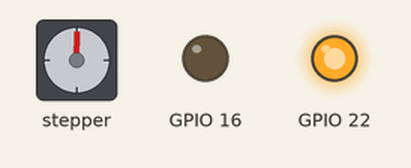
Bench run of a program on a simulated Raspberry Pi (BCM pin numbers). Parts: stepper motor, output pins drawn as LEDs (lit = HIGH). The stepper is drawn at 200 steps a turn; pins used as bus, display or sensor lines are not drawn; what the program prints to the terminal is not drawn.

Above: at 0.15 s.
At 2.85 s:
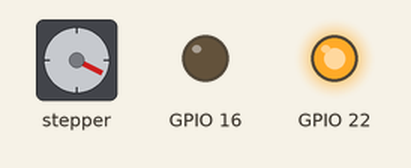
At 5.72 s:
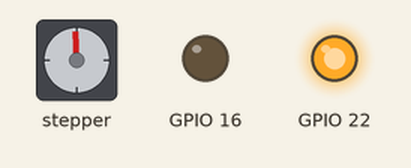
At 10.9 s:
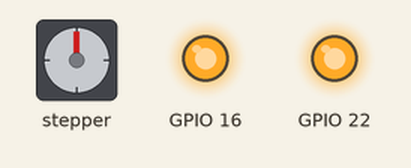
At 15.79 s:
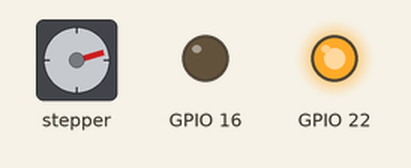
At 21.36 s:
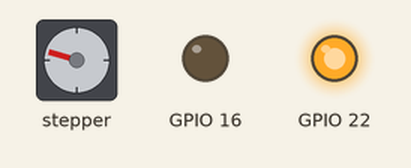
Timing chart, 0 to 22.0 s (numbered marks = the images above):
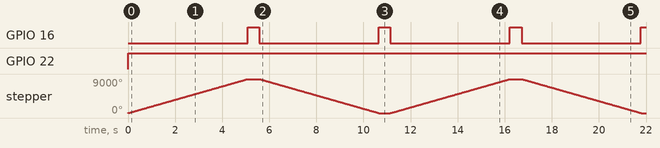

The program:

motor_test.py
```python
#!/usr/bin/env python3
"""
Standalone motor test (lgpio — Pi 5 compatible).
Run: sudo python3 sensor_motor/ble/motor_test.py
"""

import time
import sys

try:
    import lgpio
except ImportError:
    print("ERROR: lgpio not found. Run: sudo apt install python3-lgpio")
    sys.exit(1)

# ── Pin assignments (BCM) ─────────────────────────────────────────────────────
VERTICAL_STEP   = 12
VERTICAL_DIR    = 13
VERTICAL_EN     = 16

HORIZONTAL_STEP = 17
HORIZONTAL_DIR  = 27
HORIZONTAL_EN   = 22

# Shorter pulse = faster stepping (raise if motor skips).
PULSE_SECONDS = 0.0005
# More steps = longer travel per forward/backward segment.
STEPS = 5000
# Forward + backward cycles per motor.
MOTOR_REPEAT = 3


def _run_both_directions(label: str, step_pin: int, dir_pin: int, en_pin: int) -> None:
    print(f"\n=== {label} (step={step_pin}, dir={dir_pin}, en={en_pin}) ===", flush=True)
    for rep in range(1, MOTOR_REPEAT + 1):
        print(f"  Cycle {rep}/{MOTOR_REPEAT} — forward...", flush=True)
        step(step_pin, dir_pin, en_pin, forward=True, steps=STEPS)
        time.sleep(0.5)
        print(f"  Cycle {rep}/{MOTOR_REPEAT} — backward...", flush=True)
        step(step_pin, dir_pin, en_pin, forward=False, steps=STEPS)
        time.sleep(0.5)


# ── Setup ─────────────────────────────────────────────────────────────────────
h = None
for chip in [4, 0]:
    try:
        h = lgpio.gpiochip_open(chip)
        print(f"Opened gpiochip{chip}")
        break
    except Exception as e:
        print(f"gpiochip{chip} failed: {e}")
if h is None:
    print("ERROR: could not open any GPIO chip")
    sys.exit(1)

for pin in [VERTICAL_STEP, VERTICAL_DIR, HORIZONTAL_STEP, HORIZONTAL_DIR]:
    lgpio.gpio_claim_output(h, pin, 0)

for pin in [VERTICAL_EN, HORIZONTAL_EN]:
    lgpio.gpio_claim_output(h, pin, 1)  # start disabled (HIGH)


def step(step_pin, dir_pin, en_pin, forward: bool, steps: int):
    lgpio.gpio_write(h, en_pin,  0)   # enable (active LOW)
    lgpio.gpio_write(h, dir_pin, 1 if forward else 0)
    for _ in range(steps):
        lgpio.gpio_write(h, step_pin, 1)
        time.sleep(PULSE_SECONDS)
        lgpio.gpio_write(h, step_pin, 0)
        time.sleep(PULSE_SECONDS)
    lgpio.gpio_write(h, en_pin, 1)    # disable


# ── Tests: each motor runs forward then backward, repeated ─────────────────────
try:
    print(
        f"Motor test | pulse={PULSE_SECONDS}s, steps={STEPS}, "
        f"repeat={MOTOR_REPEAT} per axis",
        flush=True,
    )
    _run_both_directions("VERTICAL", VERTICAL_STEP, VERTICAL_DIR, VERTICAL_EN)
    _run_both_directions("HORIZONTAL", HORIZONTAL_STEP, HORIZONTAL_DIR, HORIZONTAL_EN)
    print("\nDone.", flush=True)

except KeyboardInterrupt:
    print("\nStopped.", flush=True)

finally:
    lgpio.gpio_write(h, VERTICAL_EN, 1)
    lgpio.gpio_write(h, HORIZONTAL_EN, 1)
    lgpio.gpiochip_close(h)
```

Measured:
- by itself, GPIO 16: alternates HIGH for 0.50 s and LOW for 5.1 s
- by itself, GPIO 22: LOW → HIGH at 0.00 s
- by itself, stepper: turns 9000° clockwise in 5.1 s, then 9000° counter-clockwise in 5.1 s, then 9000° clockwise in 5.1 s, then 9000° counter-clockwise in 5.1 s
